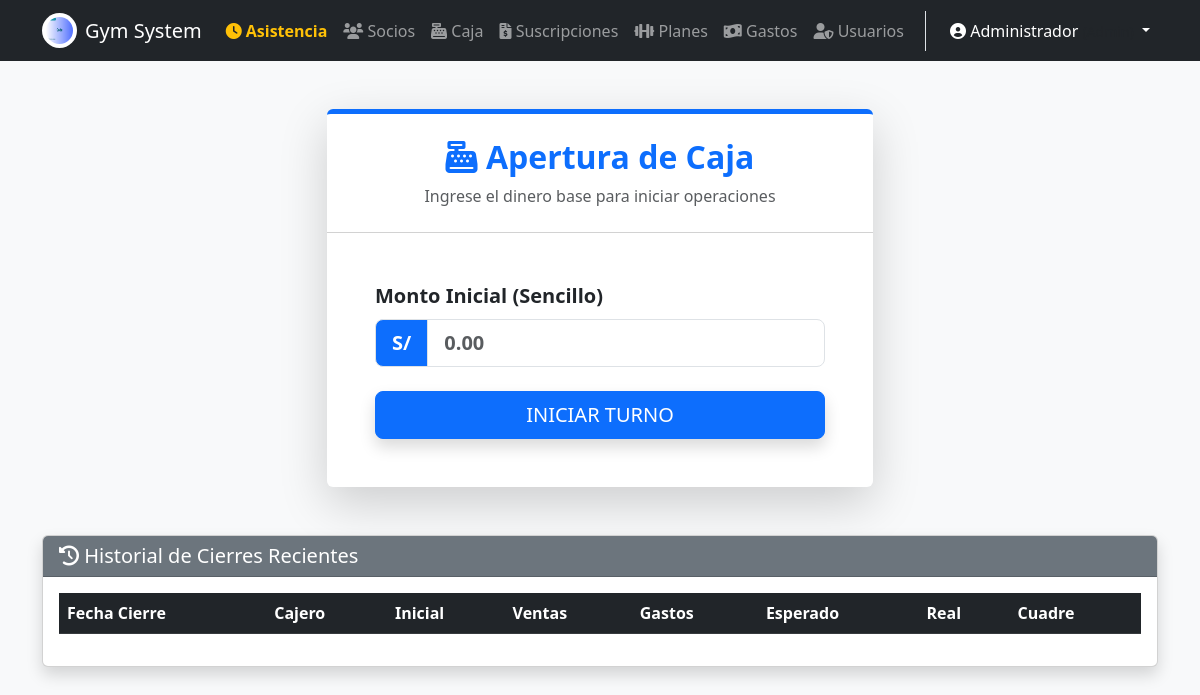
The app's page /caja/index (signed in) with its own data.
### tables this page shows
CREATE TABLE IF NOT EXISTS `configuracion` (
  `id` int NOT NULL,
  `nombre_sistema` varchar(100) DEFAULT NULL,
  `ruc` varchar(20) DEFAULT NULL,
  `direccion` varchar(255) DEFAULT NULL,
  `telefono` varchar(20) DEFAULT NULL,
  `email` varchar(100) DEFAULT NULL,
  `logo` varchar(255) DEFAULT NULL,
  `moneda` varchar(10) DEFAULT '$',
  PRIMARY KEY (`id`)
);

### app/models/Configuracion.php (called while the page is built, shortened)
<?php
class Configuracion {
    public static function getInfo() {
        $database = new Database();
        $conn = $database->getConnection();
        $query = "SELECT * FROM configuracion WHERE id = 1 LIMIT 1";
        $stmt = $conn->prepare($query);
        $stmt->execute();
        return $stmt->fetch(PDO::FETCH_ASSOC);
    }
}

### app/views/caja/apertura.php (the view, shortened to what this page needs)
<!DOCTYPE html>
<html lang="es">
<head>
    <link href="https://cdn.jsdelivr.net/npm/bootstrap@5.3.0/dist/css/bootstrap.min.css" rel="stylesheet">
    <link href="https://cdn.datatables.net/1.13.6/css/dataTables.bootstrap5.min.css" rel="stylesheet">
    <link rel="stylesheet" href="https://cdnjs.cloudflare.com/ajax/libs/font-awesome/6.0.0/css/all.min.css">
</head>
<body class="bg-light">
    <?php require_once '../app/views/inc/navbar.php'; ?>
    <div class="container mt-5 mb-5">
        <div class="row justify-content-center mb-5">
            <div class="col-md-6">
                <div class="card shadow-lg border-0 border-top border-primary border-5">
                    <div class="card-header bg-white text-center py-4">
                        <h2 class="text-primary fw-bold"><i class="fas fa-cash-register"></i> Apertura de Caja</h2>
                        <p class="text-muted m-0">Ingrese el dinero base para iniciar operaciones</p>
                    </div>
                    <div class="card-body p-5">
                        <form action="/caja/abrir" method="POST">
                            <div class="mb-4">
                                <label class="form-label fw-bold fs-5">Monto Inicial (Sencillo)</label>
                                <div class="input-group input-group-lg">
                                    <span class="input-group-text bg-primary text-white fw-bold"><?= $config['moneda'] ?></span>
                                    <input type="number" step="0.01" name="monto_inicial" class="form-control fw-bold text-primary" placeholder="0.00" required autofocus>
                                </div>
                            </div>
                            <div class="d-grid">
                                <button type="submit" class="btn btn-primary btn-lg shadow">INICIAR TURNO</button>
                            </div>
                        </form>
                    </div>
                </div>
            </div>
        </div>
        <div class="card shadow">
            <div class="card-header bg-secondary text-white">
                <h5 class="m-0"><i class="fas fa-history"></i> Historial de Cierres Recientes</h5>
            </div>
            <div class="card-body">
                <table class="table table-hover table-data">
                    <thead class="table-dark">
                        <tr>
                            <th>Fecha Cierre</th>
                            <th>Cajero</th>
                            <th>Inicial</th>
                            <th>Ventas</th>
                            <th>Gastos</th>
                            <th>Esperado</th>
                            <th>Real</th>
                            <th>Cuadre</th>
                        </tr>
                    </thead>
                </table>
            </div>
        </div>
    </div>
    <?php require_once '../app/views/inc/footer.php'; ?>
</body>
</html>

### app/views/inc/navbar.php (shortened to what this page needs)
<?php
require_once __DIR__ . '/../../models/Configuracion.php';
$config = Configuracion::getInfo();
?>
<nav class="navbar navbar-expand-lg navbar-dark bg-dark mb-4">
    <div class="container">
        <a class="navbar-brand d-flex align-items-center" href="/home/index">
            <?php if(!empty($config['logo'])): ?>
                <img src="/img/<?= $config['logo'] ?>?v=<?= time() ?>"
                     alt="Logo" width="35" height="35"
                     class="d-inline-block align-text-top rounded-circle me-2 bg-white p-1">
            <?php endif; ?>
            <?= $config['nombre_sistema'] ?>
        </a>
        <div class="collapse navbar-collapse" id="navbarNav">
            <ul class="navbar-nav me-auto">
                <li class="nav-item">
                    <a class="nav-link text-warning fw-bold" href="/asistencia/index"><i class="fas fa-clock"></i> Asistencia</a>
                </li>
                <li class="nav-item">
                    <a class="nav-link" href="/socios/index"><i class="fas fa-users"></i> Socios</a>
                </li>
                <?php if(isset($_SESSION['user_rol']) && $_SESSION['user_rol'] != 'entrenador'): ?>
                    <li class="nav-item">
                        <a class="nav-link" href="/caja/index"><i class="fas fa-cash-register"></i> Caja</a>
                    </li>
                    <li class="nav-item">
                        <a class="nav-link" href="/suscripciones/index"><i class="fas fa-file-invoice-dollar"></i> Suscripciones</a>
                    </li>
                <?php endif; ?>
                <?php if(isset($_SESSION['user_rol']) && $_SESSION['user_rol'] == 'admin'): ?>
                    <li class="nav-item">
                        <a class="nav-link" href="/planes/index"><i class="fas fa-dumbbell"></i> Planes</a>
                    </li>
                    <li class="nav-item">
                        <a class="nav-link" href="/gastos/index"><i class="fas fa-money-bill-wave"></i> Gastos</a>
                    </li>
                    <li class="nav-item">
                        <a class="nav-link" href="/usuarios/index"><i class="fas fa-user-shield"></i> Usuarios</a>
                    </li>
                <?php endif; ?>
            </ul>
            <ul class="navbar-nav ms-auto border-start ps-3">
                <li class="nav-item dropdown">
                    <a class="nav-link dropdown-toggle active" href="#" role="button" data-bs-toggle="dropdown">
                        <i class="fas fa-user-circle"></i> <?= $_SESSION['user_name'] ?? 'Usuario' ?>
                        <small class="text-muted">(<?= ucfirst($_SESSION['user_rol'] ?? '') ?>)</small>
                    </a>
                </li>
            </ul>
        </div>
    </div>
</nav>

### records on screen
configuracion: logo (picture), nombre_sistema "Gym System", moneda "S/"

### other values on screen
$_SESSION['user_name'] "Administrador"
